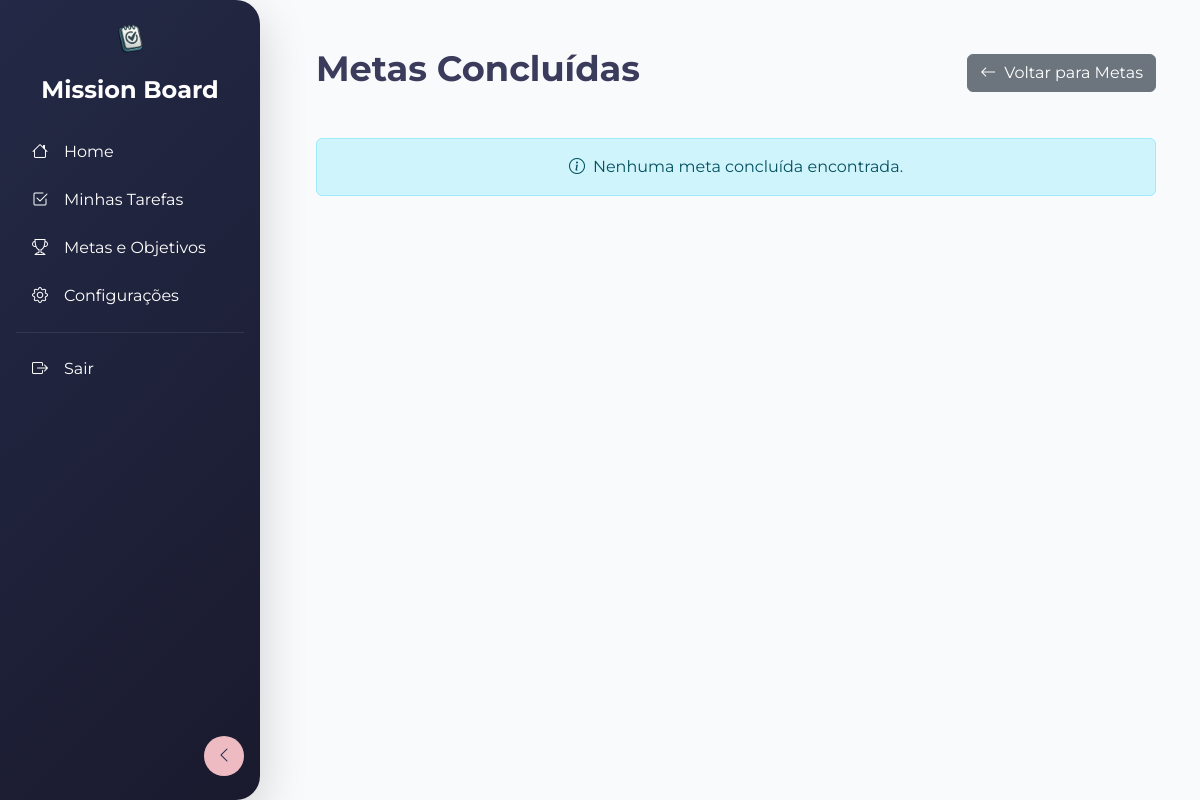
Before: /goal/list/completed/ (signed in) with the older database file.
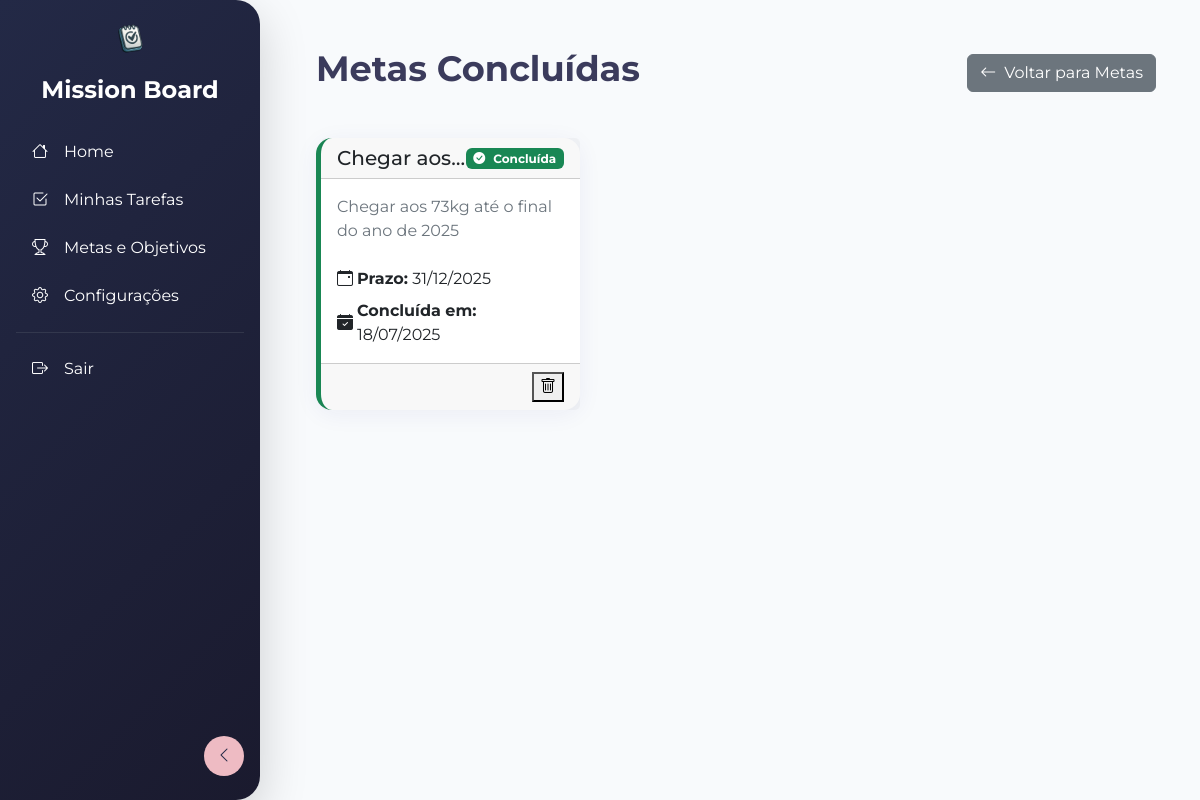
After: the same page with the newer database file.
### goals/models.py (models this page shows, shortened)
class Goal(models.Model):
    user = models.ForeignKey(User, on_delete=models.CASCADE)
    title = models.CharField(max_length=255)
    description = models.TextField(blank=True, null=True)
    due_date = models.DateField()
    created_at = models.DateTimeField(auto_now_add=True)
    updated_at = models.DateTimeField(auto_now=True)
    completed = models.BooleanField(default=False)

### goals/views.py (the view)
# urls.py: path('goal/list/completed/', views.CompletedGoalView.as_view(), name='completed_goals'),
class CompletedGoalView(LoginRequiredMixin, ListView):
    model = models.Goal
    context_object_name = 'goals'
    template_name = 'completed_goals.html'
    def get_context_data(self, **kwargs):
        context = super().get_context_data(**kwargs)
        context['goals'] = models.Goal.objects.filter(completed=True)
        return context

### goals/templates/completed_goals.html (shortened to what this page needs)
{% extends 'base.html' %}
{% block content %}
<div class="page-header">
    <h1 class="page-title">Metas Concluídas</h1>
    <a href="{% url 'goal_list' %}" class="btn btn-secondary">
        <i class="bi bi-arrow-left me-2"></i>Voltar para Metas
    </a>
</div>
<div class="row mt-4">
    {% for goal in goals %}
    <div class="col-md-6 col-lg-4 mb-4">
        <div class="card goal-card completed">
            <div class="card-header d-flex justify-content-between align-items-center">
                <h5 class="card-title mb-0 text-truncate">{{ goal.title }}</h5>
                <span class="badge bg-success"><i class="bi bi-check-circle-fill me-2"></i>Concluída</span>
            </div>
            <div class="card-body">
                <p class="card-text text-secondary mb-4">{{ goal.description|truncatewords:20 }}</p>
                <div class="d-flex flex-column gap-2">
                    <div class="task-meta-item d-flex align-items-center">
                        <i class="bi bi-calendar-event me-1"></i>
                        <span><strong>Prazo:</strong> {{ goal.due_date|date:"d/m/Y" }}</span>
                    </div>
                    <div class="task-meta-item d-flex align-items-center">
                        <i class="bi bi-calendar-check-fill me-1"></i>
                        <span><strong>Concluída em:</strong> {{ goal.updated_at|date:"d/m/Y" }}</span>
                    </div>
                </div>
            </div>
            <div class="card-footer d-flex justify-content-end align-items-center">
                <button type="button" class="btn-action" data-bs-toggle="modal" data-bs-target="#deleteModal{{ goal.id }}" title="Excluir">
                    <i class="bi bi-trash"></i>
                </button>
            </div>
        </div>
    </div>
    {% empty %}
    <div class="col-12">
        <div class="alert alert-info text-center" role="alert">
            <i class="bi bi-info-circle me-2"></i>Nenhuma meta concluída encontrada.
        </div>
    </div>
    {% endfor %}
</div>
{% endblock %}

Changed rows visible on the page:
now on this page (row edited): Goal: title "Chegar aos…", description "Chegar aos 73kg até o final do ano de 2025", due_date "31/12/2025", updated_at "18/07/2025"
Other visible differences:
text no longer shown: "Nenhuma meta concluída encontrada."
